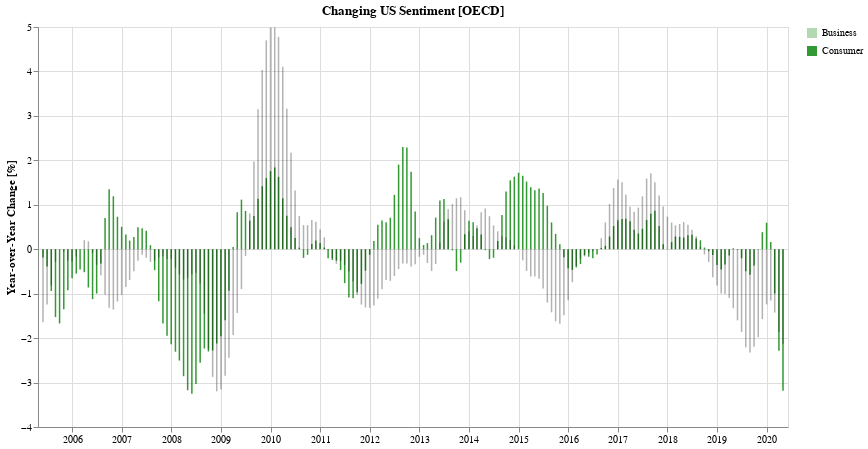

Here is the notebook cell this chart was saved with:
### Code cell
c = (cYoy + bYoy).properties(title='Changing US Sentiment [OECD]', background='white')

c.save('sentiment.png')
c.display()

### Figure 1 — Vega-Lite specification as saved in the notebook (floating-point values rounded to 4 significant figures; data arrays with more than 128 entries replaced by an {"elided": "..."} marker saying what was removed)
{"config": {"view": {"continuousWidth": 400, "continuousHeight": 300}}, "layer": [{"data": {"name": "data-6d0d2eb9e5bac2d519527dd3ef4ce0fa"}, "mark": {"type": "bar", "color": "green", "width": 1.5}, "encoding": {"opacity": {"type": "ordinal", "field": "label", "legend": {"title": ""}}, "tooltip": [{"type": "temporal", "field": "TIME", "format": "%b %Y"}, {"type": "quantitative", "field": "change_in_percent"}], "x": {"type": "temporal", "axis": {"title": ""}, "field": "TIME"}, "y": {"type": "quantitative", "axis": {"title": "Year-over-Year Change [%]"}, "field": "Value"}}, "height": 400, "title": "Changing Consumer Sentiment [OECD]", "transform": [{"calculate": "'Consumer'", "as": "label"}, {"calculate": "format(datum.Value, ',.2f')", "as": "change_in_percent"}], "width": 750}, {"data": {"name": "data-968755f3df15b3ccde55bab69611b350"}, "mark": {"type": "bar", "color": "black", "width": 1.5}, "encoding": {"opacity": {"type": "ordinal", "field": "label", "legend": {"title": ""}}, "tooltip": [{"type": "temporal", "field": "TIME", "format": "%b %Y"}, {"type": "quantitative", "field": "change_in_percent"}], "x": {"type": "temporal", "axis": {"title": ""}, "field": "TIME"}, "y": {"type": "quantitative", "axis": {"title": "Year-over-Year Change [%]"}, "field": "Value"}}, "height": 400, "title": "Changing Business Sentiment [OECD]", "transform": [{"calculate": "'Business'", "as": "label"}, {"calculate": "format(datum.Value, ',.2f')", "as": "change_in_percent"}], "width": 750}], "background": "white", "title": "Changing US Sentiment [OECD]", "$schema": "https://vega.github.io/schema/vega-lite/v4.8.1.json", "datasets": {"data-6d0d2eb9e5bac2d519527dd3ef4ce0fa": {"elided": "180 records"}, "data-968755f3df15b3ccde55bab69611b350": {"elided": "180 records"}}}
